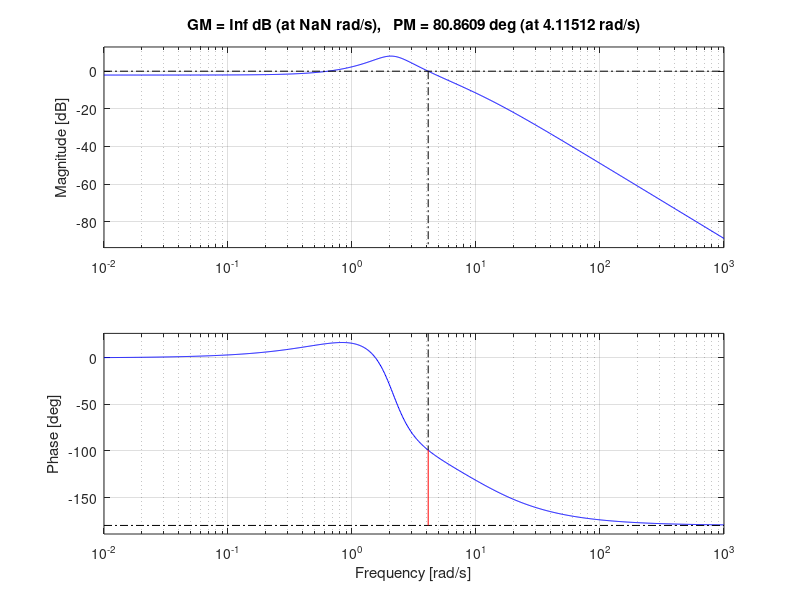
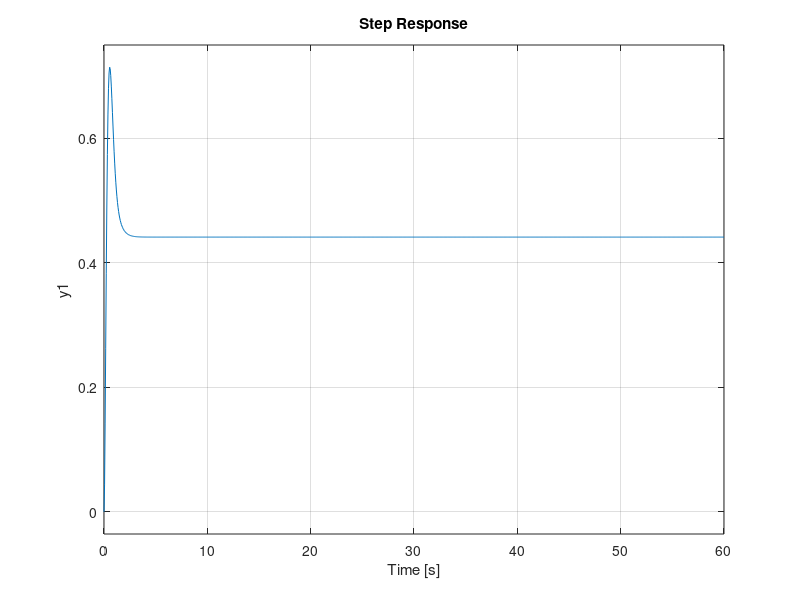

MATLAB code for these plots, in order:
% System transfer function
s = tf('s');
G = 0.79 / (0.222*s^2 + 0.34*s + 1);

% Initial guesses for lead and lag compensator parameters
K_lead_initial = 1; % Initial lead compensator gain
tau = 1; % Time constant for both compensators
beta = 0.1; % Beta for lead compensator
K_lag = 1; % Lag compensator gain
mu = 10; % Mu for lag compensator

% Define lead and lag compensators
C_lead = K_lead_initial * (tau*s + 1) / (beta*tau*s + 1);
C_lag = K_lag * (mu*tau*s + 1) / (mu*tau*s + 1);

% Calculate K_lead(0) for use in feedback adjustment or elsewhere
K_lead = 5;
alpha = 0.4;
K_lead_0 = K_lead / alpha;

% Calculate G(0) for the plant G(s)
G_0 = 0.79; % As calculated from G(s) at s = 0

% Calculate the feed-forward gain
feed_forward_gain = 1 / G_0;

% Combine lead and lag compensators in series with the plant
G_open_loop = series(series(C_lead, C_lag), G);

% Create closed-loop transfer function from open-loop transfer function
G_closed_loop = feedback(G_open_loop, 1);

% Plot the margin of the open-loop transfer function
figure;
margin(G_open_loop); % For phase margin and crossover frequency analysis

% Plot the step response of the closed-loop transfer function
figure;
step(G_closed_loop); % For analyzing settling time and steady-state error

